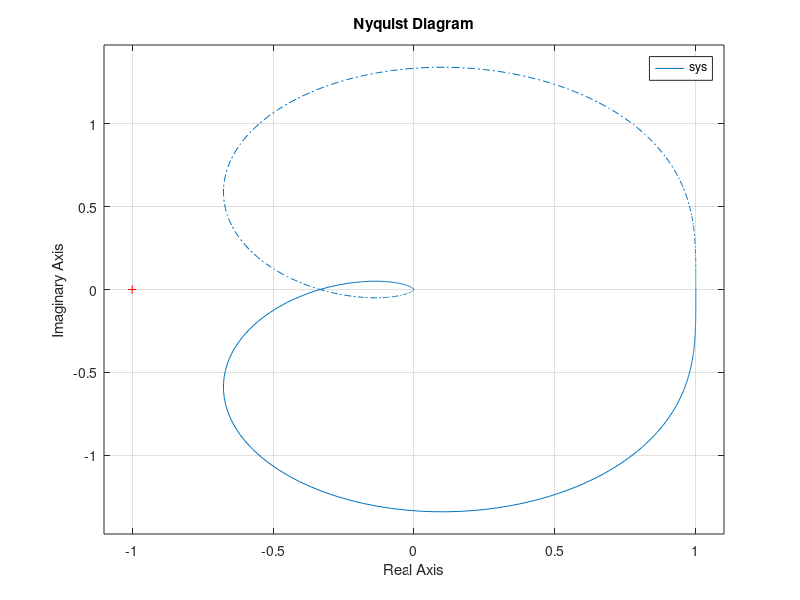
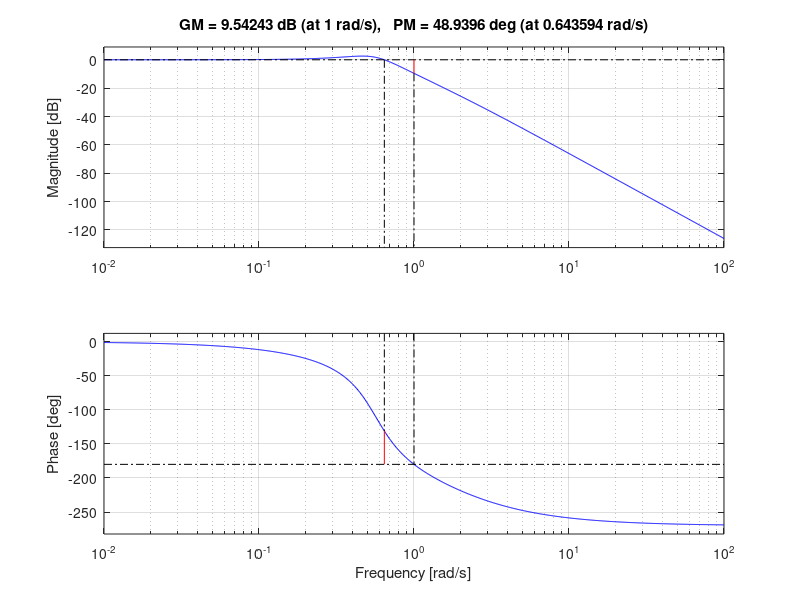
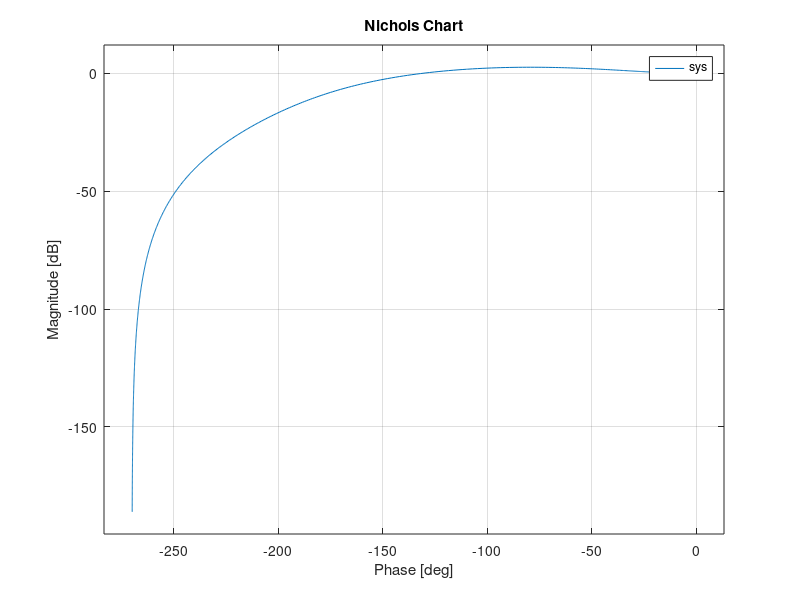
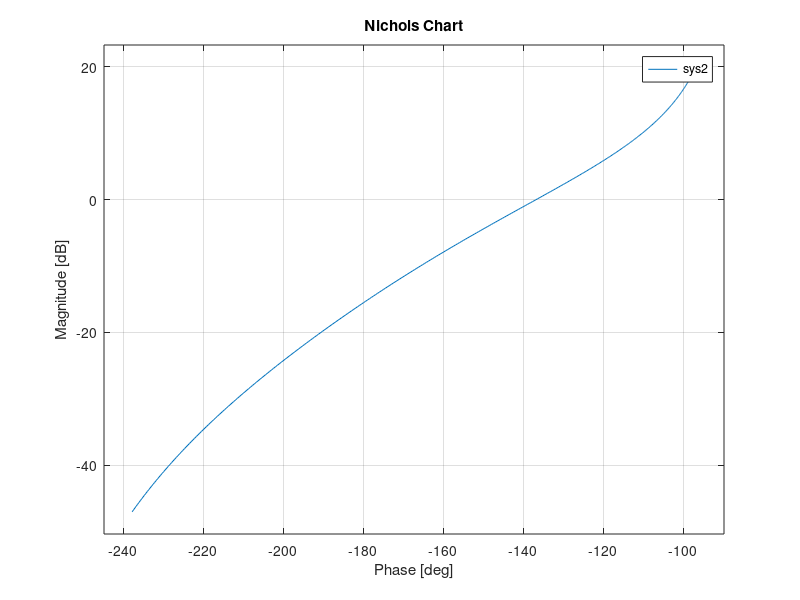

MATLAB code for these plots, in order:
sys = tf(0.5, [1 2 1 0.5])
figure(1)
nyquist(sys);
figure(2)
margin(sys);
figure(3)
nichols(sys)

figure(4)
sys2 = tf(1, [0.2 1.2 1 0])
w = logspace(-1, 1, 400);
nichols(sys2, w);